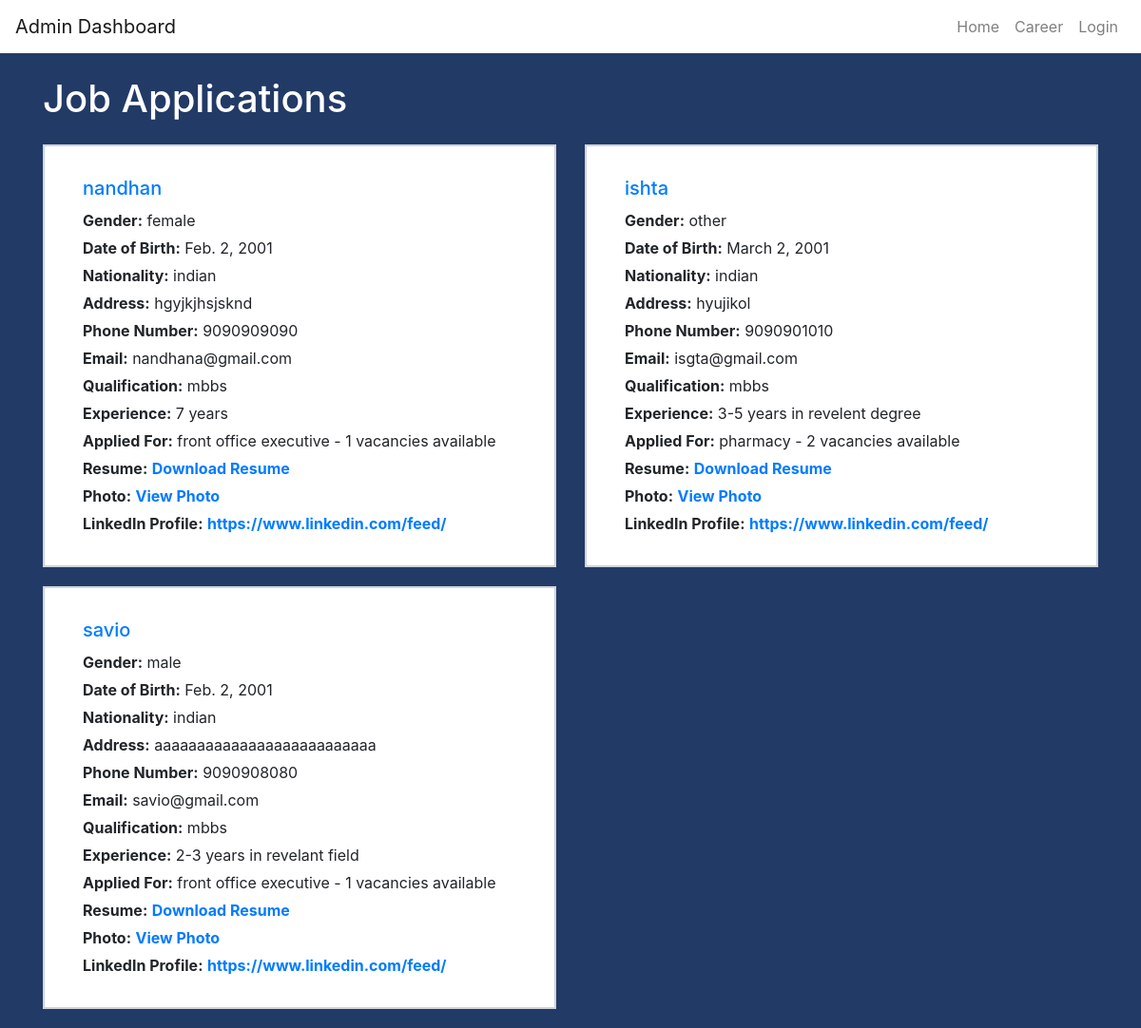
Screenshot of /job_applications/ with the database file from the repository.
### eyeapp/models.py (models this page shows, shortened)
class JobApplication(models.Model):
    GENDER_CHOICES = [
        ('male', 'Male'),
        ('female', 'Female'),
        ('other', 'Other'),
    ]
    name = models.CharField(max_length=100,null=True, blank=True)
    gender = models.CharField(max_length=10, choices=GENDER_CHOICES,null=True, blank=True)
    dob = models.DateField(null=True, blank=True)
    nationality = models.CharField(max_length=100,null=True, blank=True)
    address = models.CharField(max_length=255,null=True, blank=True)
    phone_number = models.CharField(max_length=15,null=True, blank=True)
    email = models.EmailField(null=True, blank=True)
    qualification = models.CharField(max_length=255,null=True, blank=True)
    experience = models.CharField(max_length=100,null=True, blank=True)
    resume = models.FileField(upload_to='resumes/',null=True, blank=True)
    photo = models.ImageField(upload_to='photos/',null=True, blank=True)
    linkedin_profile = models.URLField(null=True, blank=True)
    job_designation = models.ForeignKey(CareerOpening, on_delete=models.CASCADE, null=True, blank=True)

class CareerOpening(models.Model):
    job_designation = models.CharField(max_length=100,null=True, blank=True)
    qualifications = models.TextField(null=True, blank=True)
    experience = models.CharField(max_length=50,null=True, blank=True)
    vacancies = models.PositiveIntegerField(default=1,null=True, blank=True)  # Defaulting to 1 vacancy
    def __str__(self):
        return f"{self.job_designation} - {self.vacancies} vacancies available"

### eyeapp/views.py (the view)
# urls.py: path('job_applications/', views.job_application_list, name='job_application_list'),
def job_application_list(request):
    job_applications = JobApplication.objects.all()
    return render(request, 'job_application_list.html', {'job_applications': job_applications})

### templates/job_application_list.html (shortened to what this page needs)
<!DOCTYPE html>
<html lang="en">
<head>
    <link href="https://maxcdn.bootstrapcdn.com/bootstrap/4.5.2/css/bootstrap.min.css" rel="stylesheet">
</head>
<body>
    <nav class="navbar navbar-expand-lg navbar-light bg-light">
        <a class="navbar-brand" href="#">Admin Dashboard</a>
        <div class="collapse navbar-collapse" id="navbarNav">
            <ul class="navbar-nav ml-auto">
                <li class="nav-item">
                    <a class="nav-link" href="{% url 'chart' %}">Home</a>
                </li>
                <li class="nav-item">
                    <a class="nav-link" href="{% url 'admin_page' %}">Career</a>
                </li>
                <ul class="navbar-nav ml-auto">
                    {% if user.is_authenticated %}
                    <li class="nav-item">
                        <a class="nav-link" href="{% url 'loggout' %}">Logout</a>
                    </li>
                    {% else %}
                    <li class="nav-item">
                        <a class="nav-link" href="{% url 'index' %} ">Login</a>
                    </li>
                    {% endif %}
                </ul>
            </ul>
        </div>
    </nav>
    <div class="container mt-4">
        <h1 class="dashboard-heading mb-4">Job Applications</h1>
        <div class="row">
            {% for job_application in job_applications %}
                <div class="col-md-6">
                    <div class="list-group-item">
                        <div class="card-body">
                            <h5 class="card-title">{{ job_application.name }}</h5>
                            <p class="card-text"><strong>Gender:</strong> {{ job_application.gender }}</p>
                            <p class="card-text"><strong>Date of Birth:</strong> {{ job_application.dob }}</p>
                            <p class="card-text"><strong>Nationality:</strong> {{ job_application.nationality }}</p>
                            <p class="card-text"><strong>Address:</strong> {{ job_application.address }}</p>
                            <p class="card-text"><strong>Phone Number:</strong> {{ job_application.phone_number }}</p>
                            <p class="card-text"><strong>Email:</strong> {{ job_application.email }}</p>
                            <p class="card-text"><strong>Qualification:</strong> {{ job_application.qualification }}</p>
                            <p class="card-text"><strong>Experience:</strong> {{ job_application.experience }}</p>
                            <p class="card-text"><strong>Applied For:</strong> {{ job_application.job_designation }}</p>
                            <p class="card-text"><strong>Resume:</strong> <a href="{{ job_application.resume.url }}" class="download-link" target="_blank">Download Resume</a></p>
                            <p class="card-text"><strong>Photo:</strong> <a href="{{ job_application.photo.url }}" class="download-link" target="_blank">View Photo</a></p>
                            <p class="card-text"><strong>LinkedIn Profile:</strong> <a href="{{ job_application.linkedin_profile }}" class="download-link" target="_blank">{{ job_application.linkedin_profile }}</a></p>
                        </div>
                    </div>
                </div>
            {% endfor %}
        </div>
    </div>
</body>
</html>

### templates/job_application_list.html (style rules this page uses)
body { background-color: #223a66; }
.navbar { background-color: #ffffff !important; }
.dashboard-heading { margin-bottom: 30px; color: #ffffff; }
.list-group-item { background-color: #ffffff; border: 2px solid #ced4da; border-radius: 10px; margin-bottom: 20px; }
.list-group-item h5 { color: #007bff; margin-bottom: 10px; }
.list-group-item p { margin-bottom: 5px; }
.download-link { color: #007bff; font-weight: bold; text-decoration: none; }

### rows the page displays
JobApplication: name "nandhan", gender "female", dob "Feb. 2, 2001", nationality "indian", address "hgyjkjhsjsknd", phone_number "9090909090", email "nandhana@gmail.com", qualification "mbbs", experience "7 years", job_designation "front office executive - 1 vacancies available", linkedin_profile "https://www.linkedin.com/feed/"
JobApplication: name "ishta", gender "other", dob "March 2, 2001", nationality "indian", address "hyujikol", phone_number "9090901010", email "isgta@gmail.com", qualification "mbbs", experience "3-5 years in revelent degree", job_designation "pharmacy - 2 vacancies available", linkedin_profile "https://www.linkedin.com/feed/"
JobApplication: name "savio", gender "male", dob "Feb. 2, 2001", nationality "indian", address "aaaaaaaaaaaaaaaaaaaaaaaaaa", phone_number "9090908080", email "savio@gmail.com", qualification "mbbs", experience "2-3 years in revelant field", job_designation "front office executive - 1 vacancies available", linkedin_profile "https://www.linkedin.com/feed/"
